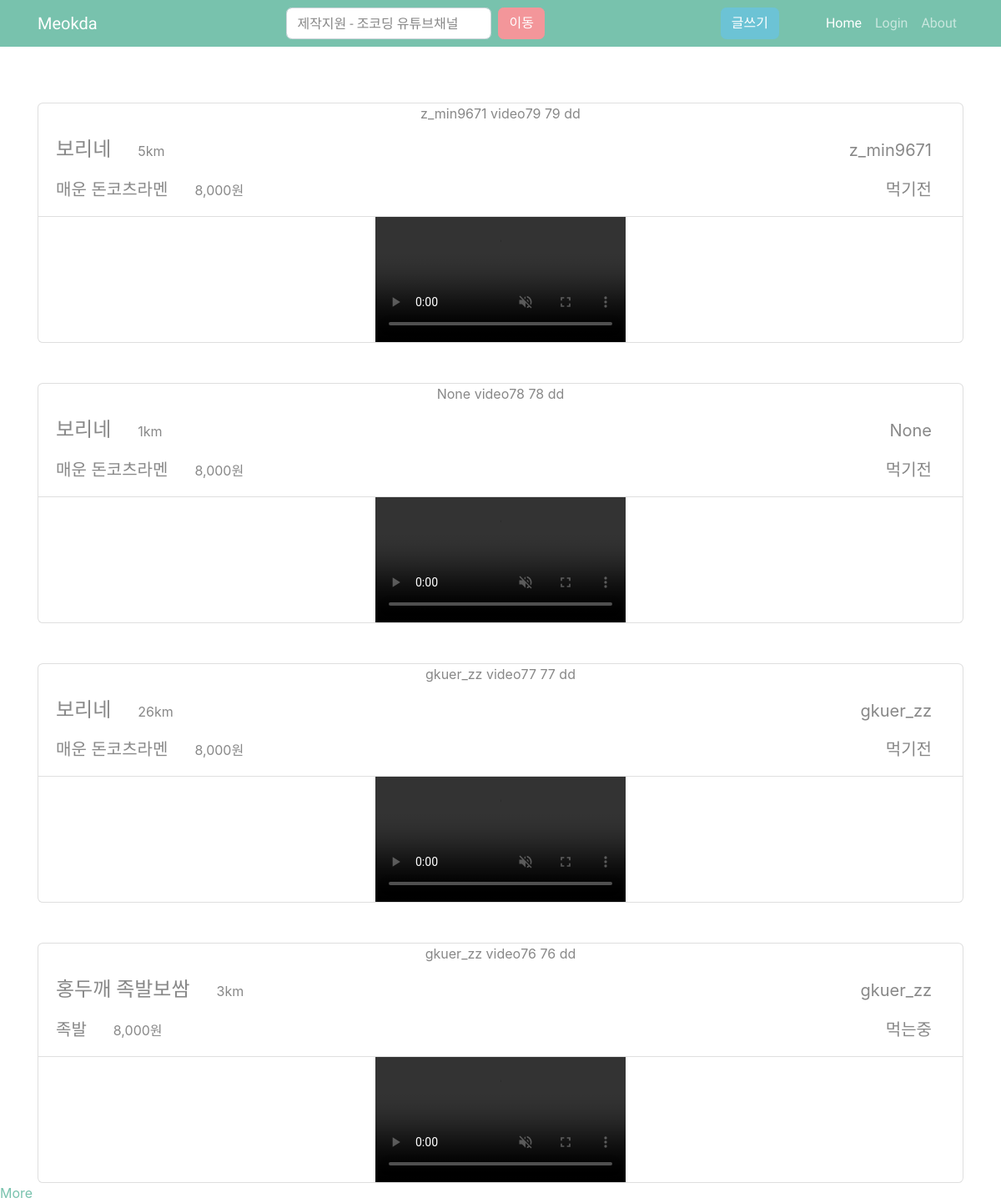
Before: /video/ with the older database file.
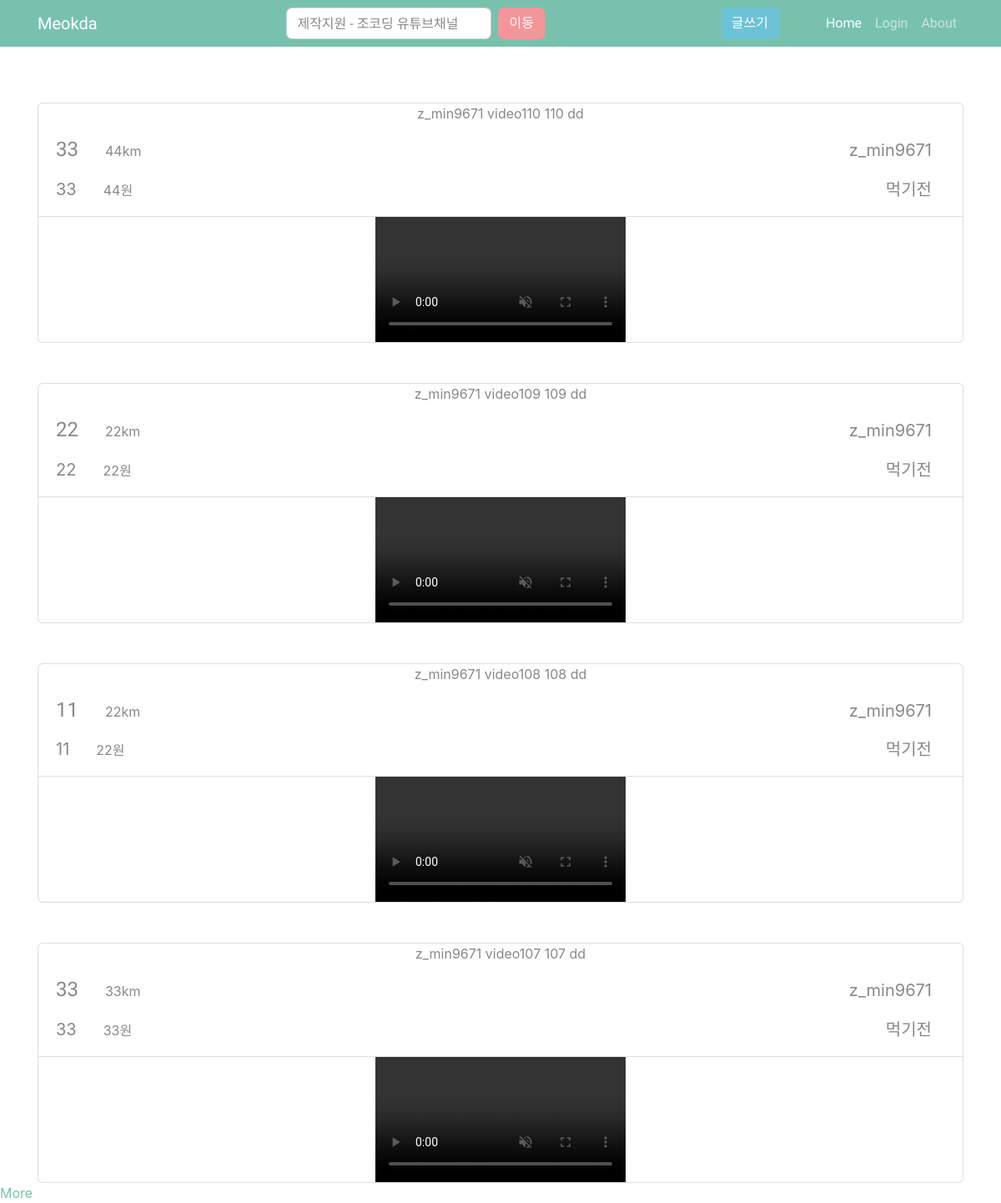
After: the same page with the newer database file.
### video/models.py (models this page shows, shortened)
class Video(models.Model):
    status_choices = {
      ('before eating', '먹기전'),  # 오른쪽에 있는 것이 화면에 보인다.
      ('eating', '먹는중'),
  }
    restaurant = models.CharField(max_length = 128, verbose_name = '가게이름')
    foodname = models.CharField(max_length= 128, verbose_name= '음식이름')
    file = models.FileField()
    price = models.PositiveIntegerField(default=0)
    status =  models.CharField(max_length=80, choices= status_choices, null=True)
    distance = models.PositiveIntegerField(default=0, verbose_name='거리')
    title = models.CharField(max_length= 128, verbose_name= '제목', default= '모르겠어요')
    author = models.ForeignKey('user.meokda_user', on_delete = models.CASCADE, verbose_name = '작성자', null = True )
    created_at = models.DateTimeField(auto_now_add = True, verbose_name = '등록시간')
    updated_at = models.DateTimeField(auto_now = True)
    class Meta:
      ordering = ['-created_at']

### user/models.py (models this page shows)
class meokda_user(models.Model):
    username = models.CharField(max_length=64,
                                verbose_name='사용자명')
    useremail = models.EmailField(max_length=128,
                                  verbose_name='사용자이메일')
    password = models.CharField(max_length=64,
                                verbose_name='비밀번호')
    registered_dttm = models.DateTimeField(auto_now_add=True,
                                            verbose_name='등록시간')
    def __str__(self):
        return self.username
    class Meta:
        db_table = 'Meokda_user'
        verbose_name = '먹다_사용자'
        verbose_name_plural = '먹다_사용자'

### video/views.py (the view)
# urls.py: path('',views.VideoListView.as_view(), name='video_list'),
class VideoListView(ListView):
    model = Video
    paginate_by = 4
    context_object_name = 'video_list'
    template_name = 'video/video_list.html'

### video/templates/video/video_list.html (shortened to what this page needs)
<html>
<head>
  <link rel="stylesheet" href="/static/bootstrap.min-4.css">
  {% load static %}
  {% load humanize %}
</head>
<body>
  <section style = 'position: fixed; z-index:666;top:0; right: 0; left:0;'>
  <nav class="navbar navbar-expand-lg navbar-dark bg-primary mb-5">
    <div class="container">
      <a class="navbar-brand" href="/">Meokda</a>
      <form class="form-inline  my-lg-0  d-flex justify-content-center align-items-center container">
        <input class="form-control mr-sm-2" type="text" placeholder="제작지원 - 조코딩 유튜브채널">
        <button type='button' class="btn btn-secondary " onclick=" location.href = 'https://www.youtube.com/channel/UCQNE2JmbasNYbjGAcuBiRRg'">
          이동</button>
      </form>
      <button type="button" class="btn btn-info mr-5" style="white-space:nowrap; "
        onclick="location.href = '/video/new'">글쓰기</button>
      <ul class="navbar-nav ml-auto">
        <li class="nav-item active">
          <a class="nav-link" href="/">Home
          </a>
        </li>
        {% if request.session.user %}
        <li class="nav-item">
          <a class="nav-link" href="/user/about">About</a>
        </li>
        <li class="nav-item">
          <a class="nav-link" href="#"> {{ request.session.user }} </a>
        </li>
        <li class="nav-item">
          <a class="nav-link" href="/user/logout">Logout</a>
        </li>
        {% else %}
        <li class="nav-item">
          <a class="nav-link" href="/user/login">Login</a>
        </li>
        <li class="nav-item">
          <a class="nav-link" href="/user/about">About</a>
        </li>
        {% endif %}
      </ul>
  </nav>
</section>
<div style ='height:75px;'>
</div>
  <div class="container text-center infinite-container">
    {% for video in video_list %}
    <div class="card text-center mt-5 infinite-item">
      <div> {{video.author }}
        {% if request.session.user == 'gkuer' %}
        <button class="btn btn-info" onclick="location.href = '{% url 'video:video_delete' video.pk %}'">삭제</button>
        {% else %}
        video{{ video.id }}
        {{ video.pk }}
        dd
        {% endif %}
      </div>
      <div class="card-header bg-transparent">
        <div class="row">
          <a class="nav-link navbar-brand  text-muted mr-0" href="#">
            <h4>{{video.restaurant}}</h4>
          </a>
          <a class="nav-link navbar-brand  text-muted ml-0 mt-1" href="#"><small>{{video.distance}}km</small></a>
          <a class="nav-link  navbar-brand  text-muted ml-auto" href="#">{{video.author}}</a>
        </div>
        <div class="row">
          <a class="nav-link navbar-brand  text-muted mr-0" href="#">{{video.foodname}}</a>
          <a class="nav-link navbar-brand  text-muted ml-0 mt-1" href="#"><small>{{video.price | intcomma}}원</small></a>
          <a class="nav-link navbar-brand  ml-auto text-muted" href="#">{{video.get_status_display }}</a>
        </div>
      </div>
      <div class="card-body" style="padding:0;">
        <video id='video{{video.id}}' class="video center align-middle" controls="true" autoplay muted loop playsinline
          style='max-width: 100%; max-height: 700px;' onclick="unmute('video{{video.id}}')">
          <source src="{{ video.file.url }}" type="video/mp4">
        </video>
      </div>
    </div>
    {% endfor %}
  </div>
  {% if page_obj.has_next %}
  <a class="infinite-more-link" href="?page={{ page_obj.next_page_number }}">More</a>
  {% endif %}
</body>
</html>

Changed rows visible on the page:
removed Video: author "z_min9671", id "79", pk "79", restaurant "보리네", distance "5", foodname "매운 돈코츠라멘", price "8,000", status "먹기전"
removed Video: author "None", id "78", pk "78", restaurant "보리네", distance "1", foodname "매운 돈코츠라멘", price "8,000", status "먹기전"
removed Video: author "gkuer_zz", id "77", pk "77", restaurant "보리네", distance "26", foodname "매운 돈코츠라멘", price "8,000", status "먹기전"
removed Video: author "gkuer_zz", id "76", pk "76", restaurant "홍두깨 족발보쌈", distance "3", foodname "족발", price "8,000", status "먹는중"
added Video: author "z_min9671", id "110", pk "110", restaurant "33", distance "44", foodname "33", price "44", status "먹기전"
added Video: author "z_min9671", id "109", pk "109", restaurant "22", distance "22", foodname "22", price "22", status "먹기전"
added Video: author "z_min9671", id "108", pk "108", restaurant "11", distance "22", foodname "11", price "22", status "먹기전"
added Video: author "z_min9671", id "107", pk "107", restaurant "33", distance "33", foodname "33", price "33", status "먹기전"
